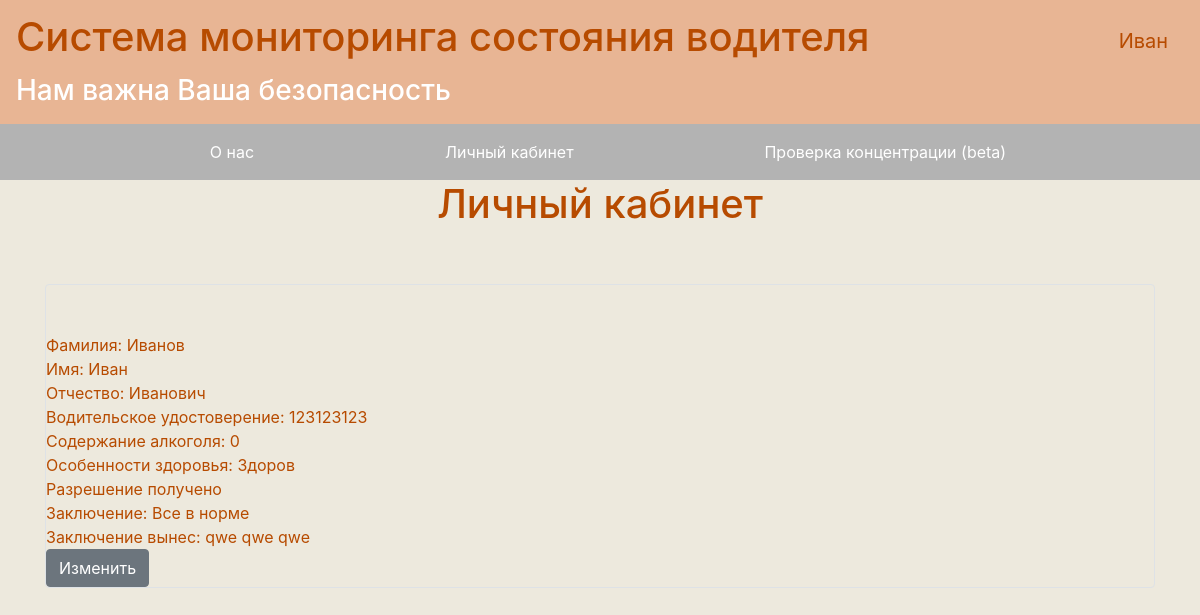
/lk (signed in), run on an earlier commit of the app's database.
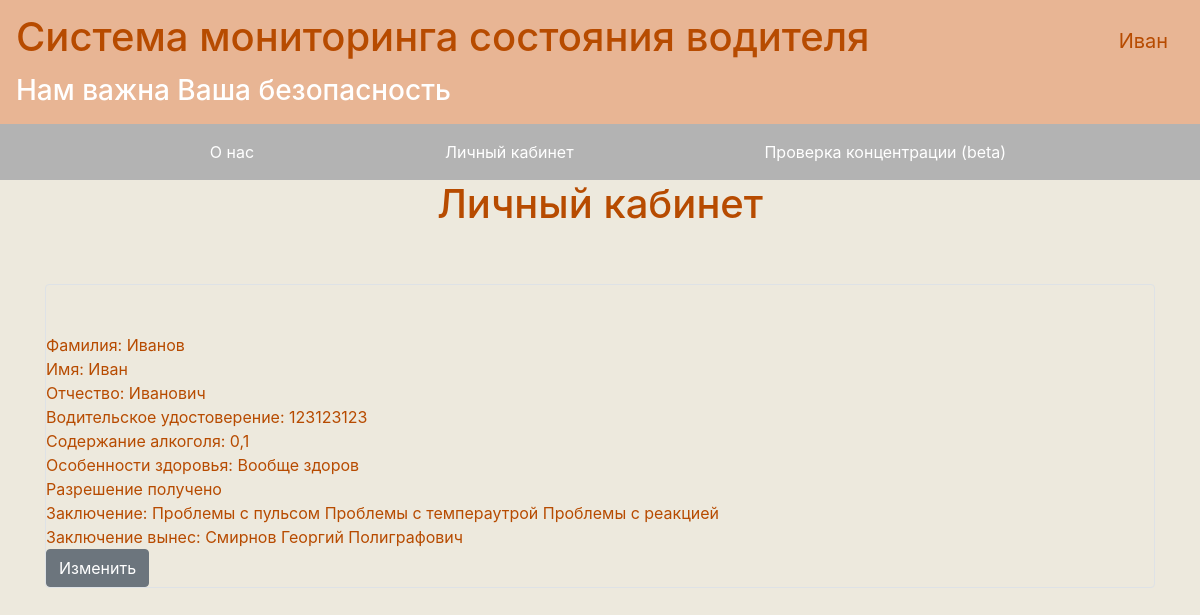
And on a later commit of the database.
### data/users1.py (models this page shows, shortened)
class User(SqlAlchemyBase, UserMixin):
    __tablename__ = 'users'
    id = sqlalchemy.Column(sqlalchemy.Integer, primary_key=True, autoincrement=True)
    surname = sqlalchemy.Column(sqlalchemy.String, nullable=True)
    name = sqlalchemy.Column(sqlalchemy.String, nullable=True)
    patronimic = sqlalchemy.Column(sqlalchemy.String, nullable=True)
    email = sqlalchemy.Column(sqlalchemy.String, index=True, unique=True, nullable=True)
    hashed_password = sqlalchemy.Column(sqlalchemy.String, nullable=True)
    age = sqlalchemy.Column(sqlalchemy.Integer, nullable=True)
    pressure = sqlalchemy.Column(sqlalchemy.Integer, nullable=True, default=0)
    pulse = sqlalchemy.Column(sqlalchemy.Integer, nullable=True, default=0)
    temperature = sqlalchemy.Column(sqlalchemy.String, nullable=True, default='0')
    reaction = sqlalchemy.Column(sqlalchemy.String, nullable=True, default='0')
    sobriety = sqlalchemy.Column(sqlalchemy.String, nullable=True, default='0')
    work_experience = sqlalchemy.Column(sqlalchemy.Integer, nullable=True)
    driver_license = sqlalchemy.Column(sqlalchemy.Integer, nullable=True)
    doctor_comment = sqlalchemy.Column(sqlalchemy.Text, nullable=True, default='')
    comment = sqlalchemy.Column(sqlalchemy.Text, nullable=True, default='')
    is_ready = sqlalchemy.Column(sqlalchemy.Boolean, nullable=True, default=0)
    doctor_id = sqlalchemy.Column(sqlalchemy.Integer, nullable=True, default=0)
    is_doctor = sqlalchemy.Column(sqlalchemy.Boolean, nullable=True, default=1)

### main.py (the view)
@app.route('/lk')
def user_information():
    session = db_session.create_session()
    user = session.query(User).filter(User.id == current_user.id).first()
    session = db_session.create_session()
    doctor = session.query(User).filter(User.id == user.doctor_id).first()
    return render_template('lk.html', title='lk', user=user, doctor=doctor)

### data/db_session.py (called while the page is built)
def create_session() -> Session:
    global __factory
    return __factory()

### main.py (called while the page is built)
@login_manager.user_loader
def load_user(user_id):
    session = db_session.create_session()
    return session.query(User).get(user_id)

### templates/lk.html (shortened to what this page needs)
{% extends "base.html" %}
{% block content %}
<h1 style="color:#b74b00;" align="center">Личный кабинет</h1>
<br></br>
<div class="col-md6 border rounded">
    <br></br>
    <div style="color:#b74b00;">
        Фамилия: {{user.surname}}<br>
        Имя: {{user.name}}<br>
        Отчество: {{user.patronimic}}<br>
        Водительское удостоверение: {{user.driver_license}}<br>
        Содержание алкоголя: {{user.sobriety}}<br>
        Особенности здоровья: {{user.comment}}<br>
        {% if user.is_ready %}
        Разрешение получено<br>
        {% else %}
        Нет резрешения<br>
        {% endif %}
        Заключение: {{user.doctor_comment}}<br>
        Заключение вынес: {{doctor.surname}} {{doctor.name}} {{doctor.patronimic}}<br>
    </div>
    <div>
        <a  \ href="/change_information"  class="btn btn-secondary">Изменить</a>
    </div>
    </div>
<br></br>
{% endblock %}

### templates/base.html (shortened to what this page needs)
<!doctype html>
<html lang="en">
<head>
    <link rel="stylesheet"
          href="https://stackpath.bootstrapcdn.com/bootstrap/4.4.1/css/bootstrap.min.css"
>
    <link rel="stylesheet" type="text/css" href="static/css/style_table.css">
    <link rel="stylesheet" type="text/css" href="static/css/style_body.css">
</head>
<body>
    <header>
    <nav class="navbar navbar-light" style="background-color: #e8b594;">
        <a class="navbar-brand" href="#">
            <h1 style="color:#b74b00;">Система мониторинга состояния водителя</h1>
        {% if current_user.is_authenticated %}
                <a class="navbar-brand" href="/logout" style="color:#b74b00;">{{ current_user.name }}</a>
            {% else %}
                <p>
                    <a class="btn btn-danger" style="background:#b74b00;" href="/register/1">Register drivers</a>
                    <a class="btn btn-danger" style="background:#b74b00;" href="/register/0">Register doctor</a>
                    <a class="btn btn-danger" style="background:#b74b00;" href="/login">Login</a>
                </p>
            {% endif %}
            <h3 style="color:white;">Нам важна Ваша безопасность</h3>
        </a>
    </nav>
    <nav class="navbar navbar-light" style="background-color: #b3b3b3;">
        <a class="navbar-brand" href="#">
         <br>
            <a class="btn btn-link" style="color:white;" href="/index">О нас</a>
            {% if current_user.is_authenticated %}
            {% if (current_user.is_doctor == 0) %}
             <a class="btn btn-link" style="color:white;" href="/lk">Личный кабинет</a>
             <a class="btn btn-link" style="color:white;" href="/reaction">Проверка концентрации (beta)</a>
            {% else %}
             <a class="btn btn-link" style="color:white;" href="/drivers">Данные водителей</a>
            {% endif %}
            {% endif %}
        </a>
    </nav>
    </header>
        <main role="main" class="container">
            {% block content %}{% endblock %}
        </main>
</body>
</html>

What changed in the data, as far as the page shows it:
changed User "Иван": sobriety "0" → "0,1"; comment "Здоров" → "Вообще здоров"; doctor_comment "Все в норме" → "Проблемы с пульсом Проблемы с темпераутрой Проблемы с реакцией"
changed User: surname "qwe" → "Смирнов"; name "qwe" → "Георгий"; patronimic "qwe" → "Полиграфович"
